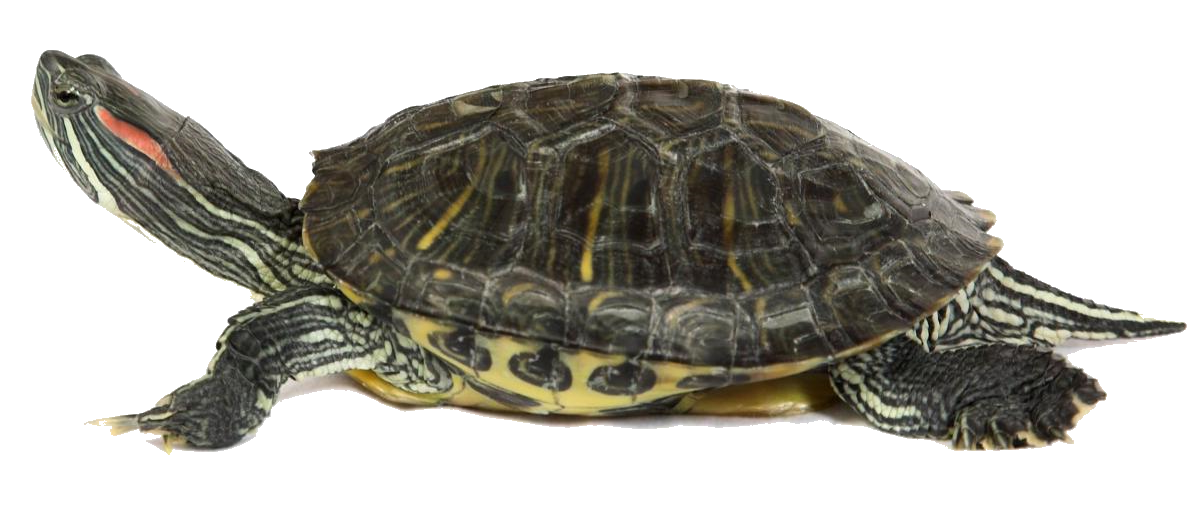
#> input picture Sea-Turtle-PNG-Clipart.png, 1200 x 526 px, found by its file name
$ python __main__.py
#> lines starting #> are read from the running program, lines starting #| are printed output that depends on the picture
import imp
import logging
import threading
import cv2
from random import randint

def apply_filter(xstart,xend,ystart,yend,rgb,img):
    for i in range(xstart,xend):
        for j in range(ystart,yend):
            pass
            apply_color(rgb, img, i, j)

def apply_color(rgb, img, i, j):
    r,g,b = img[i,j]
    if rgb == 1:
        img[i,j]=[add_100(r),g,b]
        return
    if rgb == 2:
         img[i,j]=[r,add_100(g),b]
         return
    if rgb == 3:
         img[i,j]=[r,g,add_100(b)]
         return

def add_100(num):
    if num <=155:
        return num+100
    else:
        return 255

# hsv farbraum
if __name__ == "__main__":
    img = cv2.imread("C:/ws_intern/src/PythonFilter/Sea-Turtle-PNG-Clipart.png")
#> img is the input picture: shape (526, 1200, 3); mean B, G, R 173.6, 180.3, 182.1

    rows, cols ,_= img.shape
#> rows = 526; cols = 1200
    size = 3

    threads = []
    print(f"size of picture : {rows} x {cols}")
#| size of picture : 526 x 1200
    for x in range(size):
        for y in range(size):
            xstart = int(rows/size*x)
            xend = int(rows/size*(x+1))
            ystart = int(cols/size*y)
            yend = int(cols/size*(y+1))
            print(f"start = {xstart}, end = {xend}, ystart = {ystart}, yend = {yend}")
            threads.append(threading.Thread(target=apply_filter, args=(xstart,xend,ystart,yend,randint(1,3),img)))
#> after the loop, threads = 9 items

    for thread in threads:
        print(f"Thread {thread} started")
        thread.start()
#> this loop made 9 passes
#| Thread <Thread(Thread-1 (apply_filter), initial)> started
#| Thread <Thread(Thread-2 (apply_filter), initial)> started
#| Thread <Thread(Thread-3 (apply_filter), initial)> started
#| Thread <Thread(Thread-4 (apply_filter), initial)> started
#| Thread <Thread(Thread-5 (apply_filter), initial)> started
#| Thread <Thread(Thread-6 (apply_filter), initial)> started
#| Thread <Thread(Thread-7 (apply_filter), initial)> started
#| Thread <Thread(Thread-8 (apply_filter), initial)> started
#> (further printed lines are left out)

    for thread in threads:
        thread.join()
        print(f"Thread {thread} finished")

    cv2.imwrite("C:/ws_intern/src/PythonFilter/output.png", img)
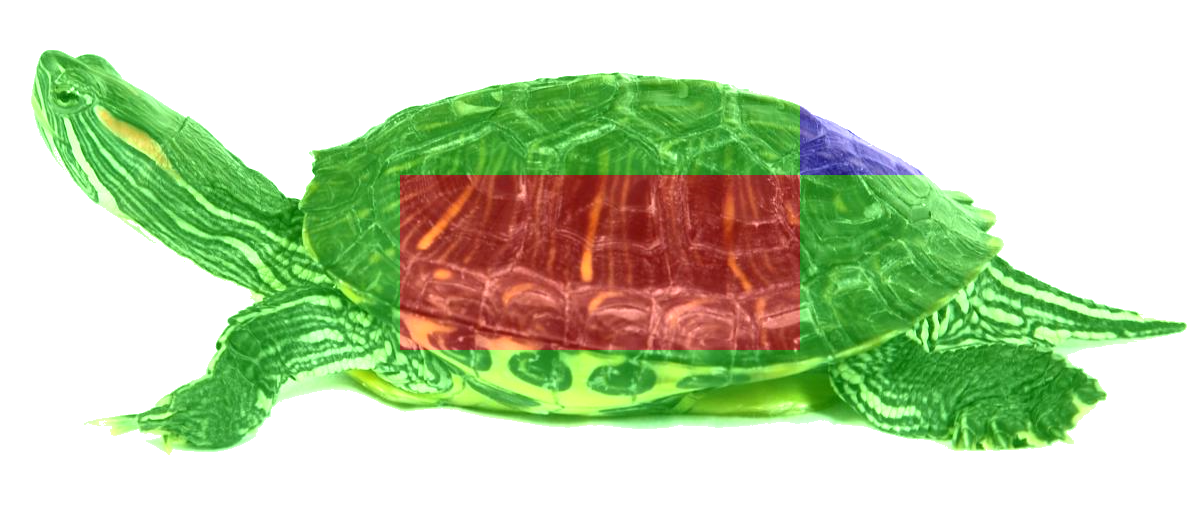
#> saved as output.png: shape (526, 1200, 3); mean B, G, R 174.3, 211.6, 193.1

    cv2.namedWindow("input", cv2.WINDOW_NORMAL)

    cv2.imshow("input", img)
    cv2.waitKey(0)
    logging.info("Main    : all done")
